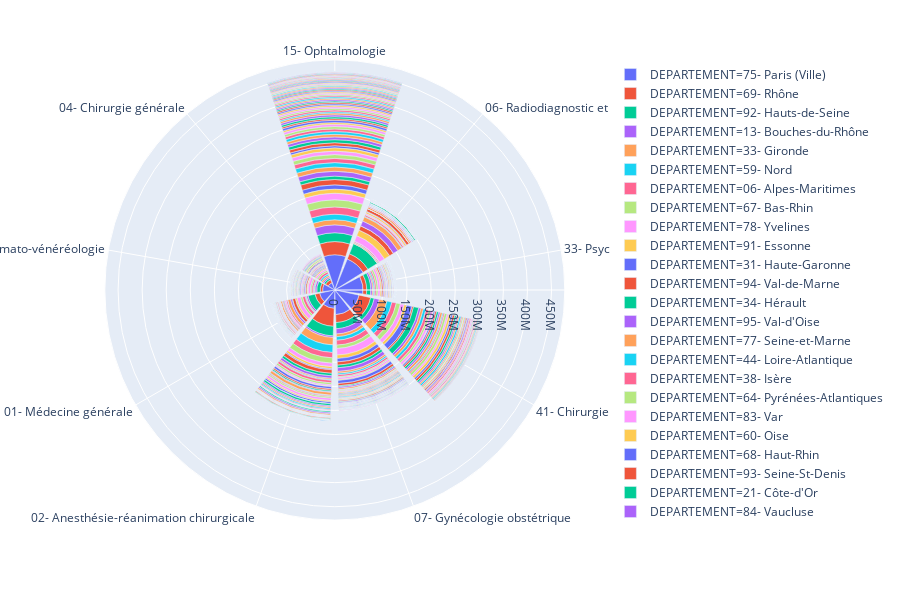

Write notebook code for a chart like this one.
### Code cell
fig1 = px.bar_polar(df_spe_dept_tp10, r='DEPASSEMENTS (Euros)', theta='SPECIALITE', color='DEPARTEMENT',barnorm='percent')
fig1.show()
